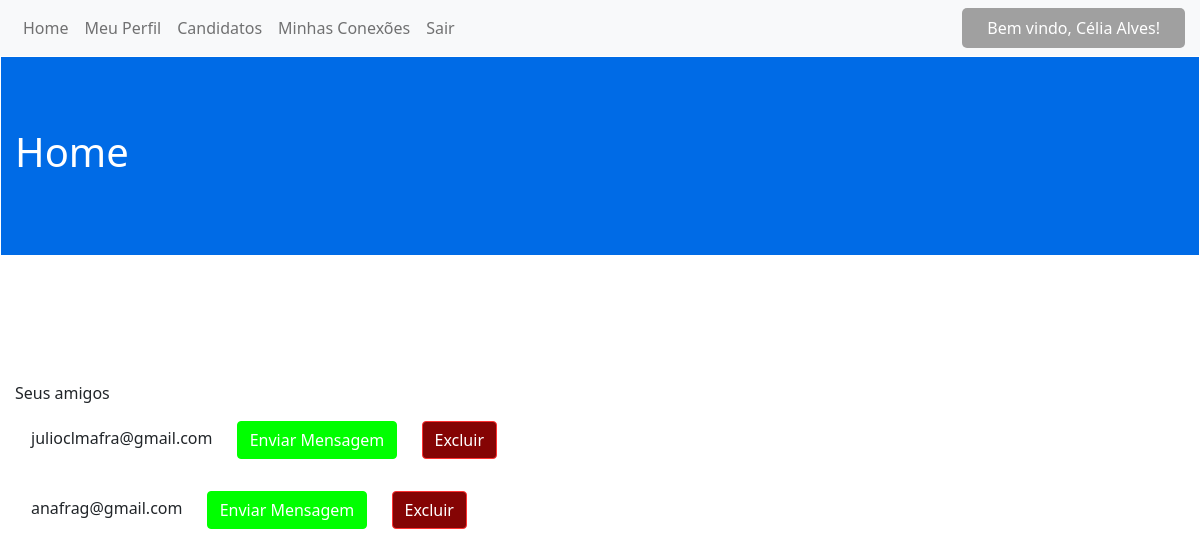
The page /rh-views/solicitacoes-de-amizade.php (signed in) on the database its author committed.
### tables this page shows
CREATE TABLE IF NOT EXISTS `users_rh` (
  `id_users_rh` int(11) NOT NULL AUTO_INCREMENT,
  `email` varchar(255) NOT NULL,
  `name` varchar(255) NOT NULL,
  `password` varchar(255) NOT NULL,
  `type_user` varchar(125) NOT NULL,
  PRIMARY KEY (`id_users_rh`)
);

CREATE TABLE IF NOT EXISTS `friends_users_and_rhusers` (
  `id_friends` int(11) NOT NULL AUTO_INCREMENT,
  `email_user_rh` varchar(255) NOT NULL,
  `email_user_candidato` varchar(255) NOT NULL,
  `accepted` varchar(255) NOT NULL,
  PRIMARY KEY (`id_friends`)
);

### rh-views/verify_recrutadores/verify_recrutadores.php (called while the page is built, shortened)
<?php
if (empty($_SESSION['email']) && empty($_SESSION['email'])) {
header('location:../index.php');
} else {
$email = $_SESSION['email'];
$query_select_user_rh = "SELECT name, type_user FROM users_rh WHERE email = '$email'";
$querySelectUserRh = $conn->query($query_select_user_rh);
if (mysqli_num_rows($querySelectUserRh) > 0) {
    while ($userRh = $querySelectUserRh->fetch_array()) {
        $userName = $userRh['name'];
    }
}
}
?>

### rh-views/select-db/verify_my_friends.php (called while the page is built)
<?php
$select_my_friends = "SELECT id_friends, email_user_candidato
FROM  friends_users_and_rhusers
WHERE email_user_rh = '$email'
AND accepted = 'yes'";
$selectMyFriends = $conn->query($select_my_friends);

### rh-views/solicitacoes-de-amizade.php (the view, shortened to what this page needs)
<?php
include '../db/connection-db.php';
include 'verify_recrutadores/verify_recrutadores.php';
include 'select-db/verify_my_friends.php';
?>
<!DOCTYPE html>
<html lang="pt-br">
<head>
    <link rel="stylesheet" href="../assets/style.css">
    <link href="https://cdn.jsdelivr.net/npm/bootstrap@5.0.2/dist/css/bootstrap.min.css" rel="stylesheet">
</head>
<body>
    <div class="hold-welcome-user">
        <nav class="navbar navbar-expand-lg navbar-light bg-light">
            <div class="container-nav-bar">
                <div class="collapse navbar-collapse" id="navbarNav">
                    <ul class="navbar-nav">
                    <li class="nav-item">
                            <a class="nav-link" href="recrutadores.php">Home</a>
                        </li>
                        <li class="nav-item">
                            <a class="nav-link" href="#">Meu Perfil</a>
                        </li>
                        <li class="nav-item">
                            <a class="nav-link" href="rh-candidatos.php">Candidatos</a>
                        </li>
                        <li class="nav-item">
                            <a class="nav-link" href="solicitacoes-de-amizade.php">Minhas Conexões</a>
                        </li>
                        <li class="nav-item">
                            <a class="nav-link" href="../db/logout.php">Sair</a>
                        </li>
                    </ul>
                </div>
                <div class="paragrafo-welcome">
                    <p>Bem vindo, <?php echo $userName  ?>!</p>
                </div>
            </div>
        </nav>
    </div>
    <div class="container-name-page">
        <div class="name-page">
            <h1>Home</h1>
        </div>
    </div>
    <div class="container-contents">
        <p class="text-justify">Seus amigos</p>
        <?php
        foreach ($selectMyFriends as $friends => $friend) {
            $friendId = $friend['id_friends'];
            $friendEmail = $friend['email_user_candidato'];
            echo '<div class="card-body my-friends">
            <form action="recrutador-chat.php" method="post">
            <input hidden="true" name="id_friends" value="' . $friendId . '">
            ';
            echo  '<input hidden="true" name="email_user_candidato" value="' . $friendEmail . '"> ' . $friendEmail . '
            <button type="submit" class="btn btn-primary send-message" value="send-message" name="btn-action">Enviar Mensagem</button>
            <button type="submit" class="btn btn-primary exclude-friend" value="exclude-friend" name="btn-action">Excluir</button>
            </form>
            </div>';
        }
        ?>
    </div>
</body>
</html>

### assets/style.css (style rules this page uses)
* { padding: 0; margin: 0; }
p { margin-bottom: 0 !important; }
.container-contents { width: 1170px; max-width: 1170px; margin: 125px auto; display: flex; flex-direction: column; }
.container-nav-bar { width: 1170px; max-width: 1170px; margin: 0 auto; display: flex; }
.paragrafo-welcome { display: flex; align-items: center; justify-content: center; background-color: rgb(160, 160, 160); border-radius: 5px; color: rgb(255, 255, 255); padding: 5px 25px; }
.container-name-page { border: solid 1px; height: 200px; background-color: rgb(0, 107, 230); color: #fff; }
.name-page { display: flex; width: 1170px; max-width: 1170px; height: 100%; align-items: center; justify-content: flex-start; margin: 0 auto; }
ol, ul { padding: 0 !important; }
.my-friends { display: flex; }
.exclude-friend { background-color: rgb(133, 4, 4) !important; border-color: rgb(255, 49, 49) !important; margin-left: 20px; }
.send-message { background-color: rgb(0, 255, 0) !important; border-color: rgb(0, 255, 0) !important; margin-left: 20px; }

### rows shown on the page
users_rh: name "Célia Alves"
friends_users_and_rhusers: email_user_candidato "julioclmafra@gmail.com"
friends_users_and_rhusers: email_user_candidato "anafrag@gmail.com"
